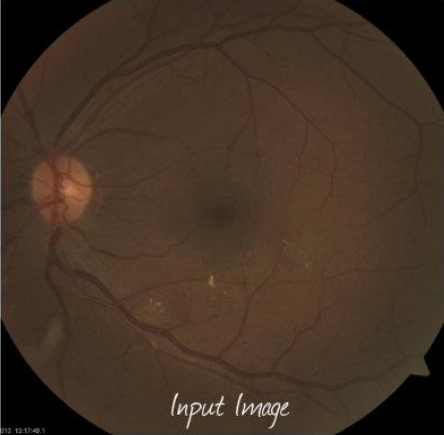
#> input picture HW1/Q4_images/input.png, 444 x 435 px
$ jupyter execute Q4.ipynb
#> lines starting #> are read from the running program, lines starting #| are printed output that depends on the picture
## Q4

<h3> in this section we want to implement histogram matching </h3>
<h3><b> note : you can't use libraries in this section </b></h3>

[cell 1]
import cv2
import numpy as np
import matplotlib.pyplot as plt
import math

[cell 2]
def calc_hist(image):
    '''
    Do not use libraries
    calculate image histogram
    input(s):
      image (ndarray): input image
    output(s):
      hist (ndarray): computed input image histogram
    '''
    hist = np.zeros(256,dtype=int)
    #######################
    #    your code here   #

    # with loop implementation
    # img_height = image.shape[0]
    # img_width = image.shape[1]
    # # img_size = img_height * img_width
    # for row in range(img_height):
    #     for col in range(img_width):
    #         hist[image[row][col]] += 1

    # without loop implementation
    values, counts = np.unique(image, return_counts=True) # https://numpy.org/doc/stable/reference/generated/numpy.unique.html
    hist[values] = counts
    #######################
    return hist

[cell 3]
def calc_cdf(channel):
  '''
    Do not use libraries
    calculate image cdf
    input(s):
      channel (ndarray): input image channel
    output(s):
      cdf (ndarray): computed cdf for input image channel
  '''
  #######################
  #    your code here   #
  cdf = np.zeros(256,dtype=int)
  hist = calc_hist(channel)

  # for loop implementation
  # cdf[0] = hist[0]
  # for i in range(1,256):
  #   cdf[i] = cdf[i-1] + hist[i]
  #   # cdf = cdf / (channel.shape[0] * channel.shape[1]) # normalize (cdf / channel_size)

  # without loop implementation
  cdf = np.cumsum(hist) # https://numpy.org/doc/stable/reference/generated/numpy.cumsum.html

  #######################
  return cdf

[cell 4]
def hist_matching(src_image,ref_image):
  '''
  don't use libraries
  input(s):
    src_image (ndarray): source image
    ref_image (ndarray): reference image
  output(s):
    output_image (ndarray): transformation of source image so that its histogram matches histogram of refrence image
  '''
  output_image = src_image.copy()
  channels = [(0, 'Blue channel'), (1, 'Green channel'), (2, 'Red channel')]
  output_image_height = output_image.shape[0]
  output_image_width = output_image.shape[1]
  for channel, title in channels:

    #######################
    #    your code here   #
    src_cdf = calc_cdf(src_image[:,:,channel])
    ref_cdf = calc_cdf(ref_image[:,:,channel])

    for row in range(output_image_height):
        for col in range(output_image_width):
            # output_image[row][col][channel] = np.array(np.where(src_cdf[ src_image[row][col][channel] ] == ref_cdf)).min() # return empty in some values
            output_image[row][col][channel] = np.argmin(np.abs(src_cdf[src_image[row][col][channel]] - ref_cdf)) # finding the corresponding pixel value that minimizes the absolute difference between the CDF values of the source and reference images. # returns the index of the minimum absolute difference between the CDF values of the source and reference images at the current pixel.

    # without loop implementation
    # output_image[:,:,channel] = np.argmin(np.abs(src_cdf[src_image[:,:,channel]] - ref_cdf), axis=0) # https://numpy.org/doc/stable/reference/generated/numpy.argmin.html

    #######################

  return output_image

[cell 5]
# Do not change this cell
src = cv2.imread('Q4_images/input.png')
#> src is the input picture: shape (435, 444, 3); mean B, G, R 37.4, 50.8, 68.6
ref = cv2.imread('Q4_images/ref.png')
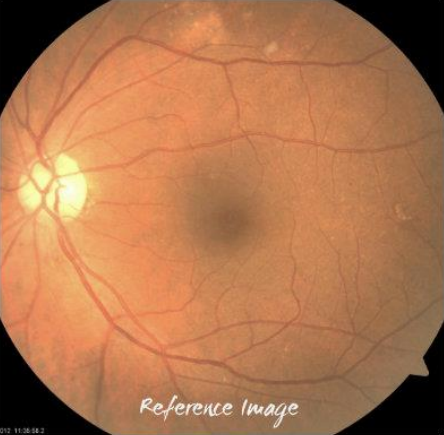
#> input picture HW1/Q4_images/ref.png, 444 x 435 px
#> ref is the input picture: shape (435, 444, 3); mean B, G, R 78.8, 117.4, 174.3
Array = [src, ref, hist_matching(src,ref)]
#> after the loop in hist_matching, `for channel, title in channels:`:
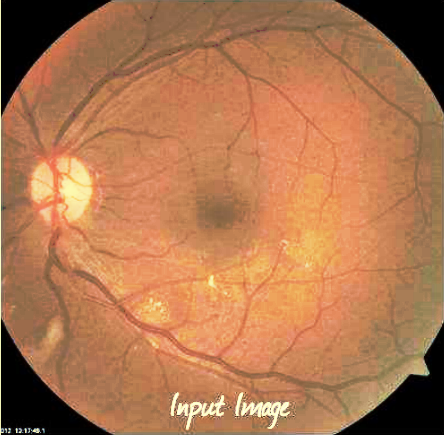
#> output_image: shape (435, 444, 3); mean B, G, R 79.6, 118.5, 175.4
titles = ['source image', 'reference image', 'output image']
plt.figure(figsize=(20,20))
for i in range(3):
  plt.subplot(1,3,i+1)
  plt.imshow(Array[i][:,:,::-1]) # ::-1 --> BGR to RGB
  plt.title(titles[i])
  plt.axis('off')
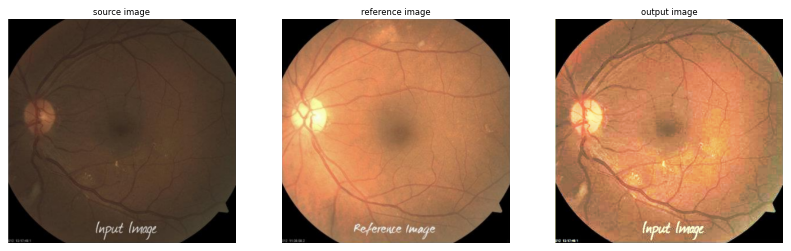
#> figure drawn by matplotlib, 3 panels

[cell 6]
# Do not change this cell
fig = plt.figure(figsize= (16, 5))
channels = [(0, 'Blue channel'), (1, 'Green channel'), (2, 'Red channel')]
output = hist_matching(src,ref)
for channel, title in channels:
    fig.add_subplot(1, 3, channel+ 1)
    a = calc_cdf(output[:,:,channel])
    b = calc_cdf(src[:,:,channel])
    c = calc_cdf(ref[:,:,channel])
    plt.plot(a,label='output')
    plt.plot(b,label='src')
    plt.plot(c,label='ref')
    plt.legend()
    plt.title(title)
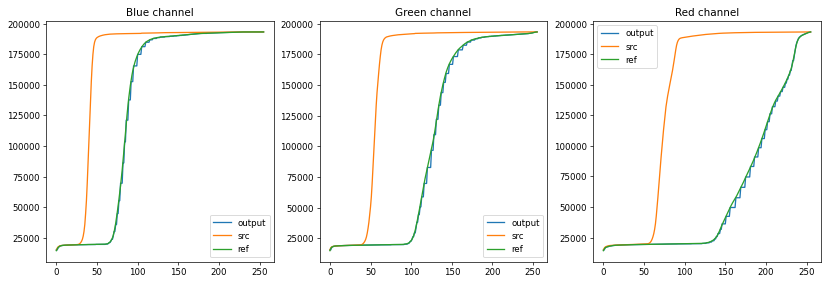
#> figure drawn by matplotlib, 3 panels; panel 1: curve peaks at x = 238, y = 193140; panel 1: curve peaks at x = 242, y = 193140; panel 1: curve peaks at x = 238, y = 193140; panel 2: curve peaks at x = 255, y = 193140
